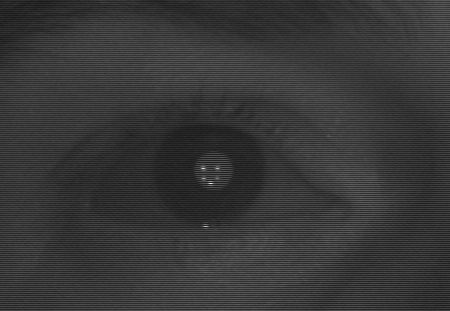
#> input picture Exercise2/interlacedEye.jpg, 450 x 311 px
$ python Eye.py   (Python 2 division)
#> lines starting #> are read from the running program, lines starting #| are printed output that depends on the picture; after the words box and inside, x2 and y2 are one past the last pixel; in counts of white or black regions, pixels touching at a corner belong together
from pylab import *
import cv2

#----------------------------Functions
#When a double-starred parameter is declared such as $**imgs$,
#then all the keyword arguments from that point till the end are collected as a dictionary called $'imgs'$.
def showFigures(**imgs):
    figure()
    gray()

    for (counter, (k,v)) in enumerate(imgs.items()): #See how to use the $enumerate()$ function for creating a counter in a loop.
        subplot(1,len(imgs)  ,counter);imshow(v);title(k)

    show()

def DarkPupil(matrix,tr):
    temp=copy(matrix)
    I2 = nonzero(matrix>=tr)
    print I2[1][1]
    for i in range(len(I2[0])): #len() zwraca dlugosc arraya
        x=I2[0][i]
        y=I2[1][i]
        #print x,y
        temp[x][y]=255 #I[x][y]
    return temp

def BrightPupil(matrix,tr):
    temp=copy(matrix)
    I2 = nonzero(matrix<tr) #nonzero
    print I2[1][1]
    for i in range(len(I2[0])): #len() zwraca dlugosc arraya
        x=I2[0][i]
        y=I2[1][i]
        #print x,y
        temp[x][y]=0 #I[x][y]
    return temp

def Glint(matrix,tr):
    temp=copy(matrix)
    I2 = nonzero(matrix<tr) #nonzero
    print I2[1][1]
    for i in range(len(I2[0])): #len() zwraca dlugosc arraya
        x=I2[0][i]
        y=I2[1][i]
        #print x,y
        temp[x][y]=0 #I[x][y]
    return temp


#------------------------------Main body

I=cv2.imread("interlacedEye.jpg") # Loading an image using openCV
#> I is the input picture: shape (311, 450, 3); min 25, max 244, mean 55.3

dark=I[1::2] #[start:end:step]
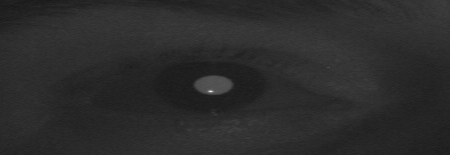
#> dark: shape (155, 450, 3); min 25, max 244, mean 43.7
bright=I[::2]
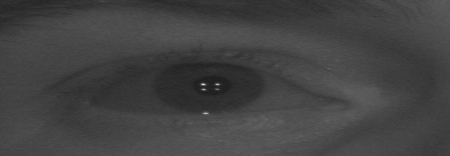
#> bright: shape (156, 450, 3); min 28, max 235, mean 66.9


#showFigures(Original_image=I,Dark_image=dark,Bright_image=bright)

showFigures(Original_image=I
            ,Dark_image=dark,
            Bright_image=bright,
            dark=DarkPupil(I, 30),
            bright=BrightPupil(I, 30),
            glintDark=Glint(dark, 30),
            glintBright=Glint(bright, 30))
#| 0
#> the loop in DarkPupil, `for i in range(len(I2[0])):` made 417177 passes
#> y on passes 1 to 3: 0, 0, 0
#> after the loop in DarkPupil, `for i in range(len(I2[0])):`:
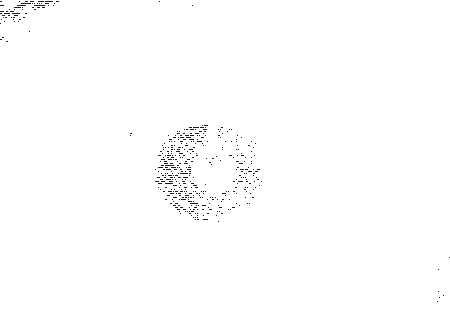
#> temp: shape (311, 450, 3); min 25, max 255, mean 253.6
#| 0
#> the loop in BrightPupil, `for i in range(len(I2[0])):` made 2673 passes
#> after the loop in BrightPupil, `for i in range(len(I2[0])):`: temp: shape (311, 450, 3); 0.64% of pixels changed, all inside (x1, y1, x2, y2) = (0, 1, 450, 302)
#| 0
#> the loop in Glint, `for i in range(len(I2[0])):` made 2646 passes
#> after the loop in Glint, `for i in range(len(I2[0])):`: temp: shape (155, 450, 3); 1.26% of pixels changed, all inside (x1, y1, x2, y2) = (0, 0, 450, 151)
#| 216
#> the loop in Glint (call 2), `for i in range(len(I2[0])):` made 27 passes
#> (x, y) on passes 1 to 12: (78, 216), (78, 216), (78, 216), (79, 206), (79, 206), (79, 206), (79, 212), (79, 212), (79, 212), (79, 213), (79, 213), (79, 213)
#> after the loop in Glint (call 2), `for i in range(len(I2[0])):`: temp: shape (156, 450, 3); 0.01% of pixels changed, all inside (x1, y1, x2, y2) = (205, 78, 221, 93)
#> the loop in showFigures, `for (counter, (k,v)) in enumerate(imgs.items()):` made 1 pass
#> (the run stopped early here; a loop or call above may not have finished)
